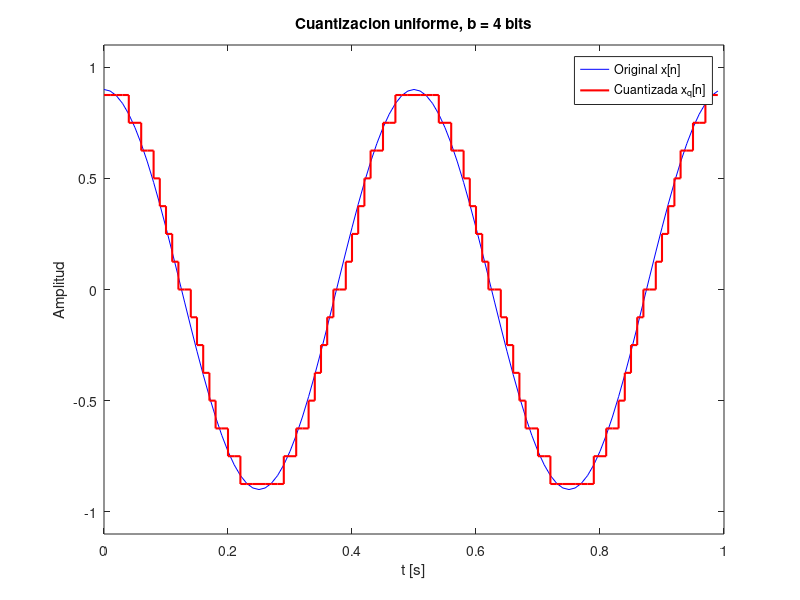

Reproduce this figure in MATLAB.
% 03_cuantizacion.m
% Tema 1 - Cuantizacion uniforme (conversion analogico-digital).
% Ejecutar:  octave-cli 03_cuantizacion.m
%

clear; close all; clc;

Vmax = 1; Vmin = -1;
b = 4;                                  % bits por muestra
Delta = (Vmax - Vmin) / (2^b);
fprintf('b = %d bits -> 2^b = %d niveles, Delta = %.4f\n', b, 2^b, Delta);

fs = 100; f0 = 2;
t = (0:fs-1) / fs;
x = 0.9 * cos(2*pi*f0*t);               % senal de entrada (plena escala 0.9)

xq = Delta * round(x / Delta);          % cuantizador uniforme por redondeo

figure('Name', 'Cuantizacion');
plot(t, x, 'b'); hold on;
stairs(t, xq, 'r', 'LineWidth', 1.5);
title(['Cuantizacion uniforme, b = ' num2str(b) ' bits']);
xlabel('t [s]'); ylabel('Amplitud');
legend('Original x[n]', 'Cuantizada x_q[n]');
ylim([-1.1 1.1]);

%% Ejercicio 1: efecto del numero de bits
% Repita la grafica para b = 1, 3, 8 y 16. Observaciones:
%   - b = 1 -> solo 2 niveles (escalera muy gruesa).
%   - b creciente -> la escalera se acerca a la senal original.
% Calcule Delta en cada caso.

%% Ejercicio 2 (propuesto)
% Un ADC de 12 bits con Vmin = 0 V y Vmax = 5 V: calcule Delta (mV) y el
% numero de niveles. Verifique que Delta = 5/4096 ~ 1.22 mV.
